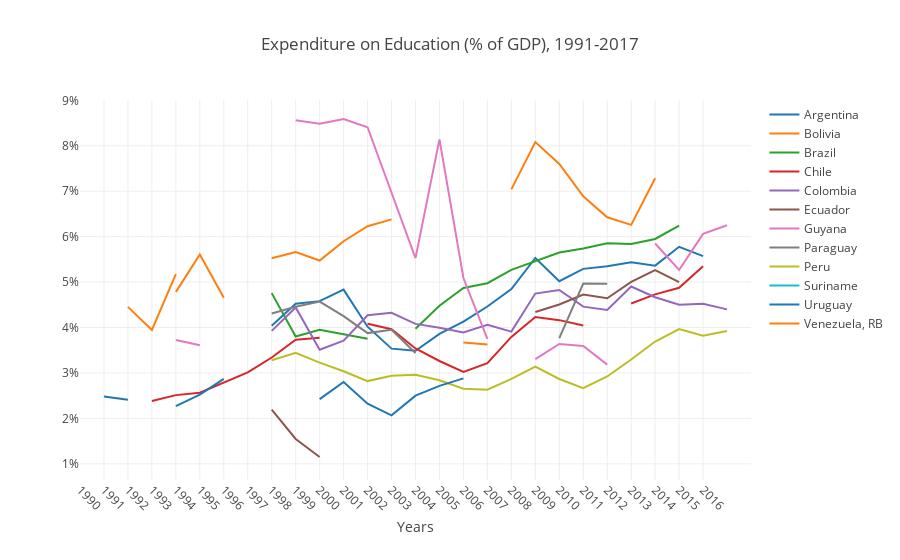

The cell this chart's notebook holds for it:
### Code cell


### Figure 1 — Plotly figure (JSON) as saved in the notebook; plotly's stock layout.template omitted (floating-point values rounded to 4 significant figures)
{"data": [{"mode": "lines", "name": "Argentina", "type": "scatter", "uid": "38624af6-46b3-4947-b3a3-6d5c0a123e0f", "x": ["1990", "1991", "1992", "1993", "1994", "1995", "1996", "1997", "1998", "1999", "2000", "2001", "2002", "2003", "2004", "2005", "2006", "2007", "2008", "2009", "2010", "2011", "2012", "2013", "2014", "2015", "2016", "2017", "2018"], "y": [1.067, null, null, null, null, null, 3.732, null, 4.04, 4.522, 4.58, 4.834, 4.017, 3.535, 3.487, 3.86, 4.128, 4.463, 4.844, 5.531, 5.02, 5.291, 5.346, 5.437, 5.361, 5.776, 5.572, null, null]}, {"mode": "lines", "name": "Bolivia", "type": "scatter", "uid": "a352e4d8-33df-445b-a9d0-80b9cab2509e", "x": ["1990", "1991", "1992", "1993", "1994", "1995", "1996", "1997", "1998", "1999", "2000", "2001", "2002", "2003", "2004", "2005", "2006", "2007", "2008", "2009", "2010", "2011", "2012", "2013", "2014", "2015", "2016", "2017", "2018"], "y": [null, null, null, null, 4.784, 5.608, 4.657, null, 5.523, 5.659, 5.473, 5.899, 6.23, 6.379, null, null, 6.314, null, 7.04, 8.081, 7.6, 6.888, 6.425, 6.258, 7.285, null, null, null, null]}, {"mode": "lines", "name": "Brazil", "type": "scatter", "uid": "652eb022-6419-4a4c-ba46-72a959d1e82e", "x": ["1990", "1991", "1992", "1993", "1994", "1995", "1996", "1997", "1998", "1999", "2000", "2001", "2002", "2003", "2004", "2005", "2006", "2007", "2008", "2009", "2010", "2011", "2012", "2013", "2014", "2015", "2016", "2017", "2018"], "y": [null, null, null, null, null, 4.568, null, null, 4.757, 3.801, 3.949, 3.845, 3.75, null, 3.974, 4.479, 4.871, 4.974, 5.269, 5.464, 5.649, 5.737, 5.855, 5.839, 5.948, 6.241, null, null, null]}, {"mode": "lines", "name": "Chile", "type": "scatter", "uid": "17daef3d-6304-4e58-82ec-1c6883152630", "x": ["1990", "1991", "1992", "1993", "1994", "1995", "1996", "1997", "1998", "1999", "2000", "2001", "2002", "2003", "2004", "2005", "2006", "2007", "2008", "2009", "2010", "2011", "2012", "2013", "2014", "2015", "2016", "2017", "2018"], "y": [2.25, null, null, 2.384, 2.512, 2.565, 2.796, 3.012, 3.34, 3.729, 3.776, null, 4.081, 3.963, 3.538, 3.263, 3.022, 3.214, 3.792, 4.231, 4.162, 4.045, null, 4.529, 4.73, 4.874, 5.351, null, null]}, {"mode": "lines", "name": "Colombia", "type": "scatter", "uid": "da9371c5-2fa0-4f66-8d97-a6f926de483f", "x": ["1990", "1991", "1992", "1993", "1994", "1995", "1996", "1997", "1998", "1999", "2000", "2001", "2002", "2003", "2004", "2005", "2006", "2007", "2008", "2009", "2010", "2011", "2012", "2013", "2014", "2015", "2016", "2017", "2018"], "y": [null, null, null, null, null, null, null, null, 3.926, 4.441, 3.511, 3.709, 4.268, 4.325, 4.079, 3.995, 3.893, 4.059, 3.91, 4.747, 4.826, 4.46, 4.385, 4.903, 4.665, 4.5, 4.521, 4.4, null]}, {"mode": "lines", "name": "Ecuador", "type": "scatter", "uid": "b3f3ed41-e8d0-43df-8132-bea2effdd4ef", "x": ["1990", "1991", "1992", "1993", "1994", "1995", "1996", "1997", "1998", "1999", "2000", "2001", "2002", "2003", "2004", "2005", "2006", "2007", "2008", "2009", "2010", "2011", "2012", "2013", "2014", "2015", "2016", "2017", "2018"], "y": [null, null, null, null, null, 1.998, null, null, 2.195, 1.547, 1.151, null, null, null, null, null, null, null, null, 4.342, 4.507, 4.727, 4.643, 5.005, 5.261, 4.999, null, null, null]}, {"mode": "lines", "name": "Guyana", "type": "scatter", "uid": "f6d0fa07-2fb9-4b8e-9cea-ed91127102ac", "x": ["1990", "1991", "1992", "1993", "1994", "1995", "1996", "1997", "1998", "1999", "2000", "2001", "2002", "2003", "2004", "2005", "2006", "2007", "2008", "2009", "2010", "2011", "2012", "2013", "2014", "2015", "2016", "2017", "2018"], "y": [null, null, null, null, 3.724, 3.609, null, null, null, 8.561, 8.484, 8.589, 8.408, 6.967, 5.526, 8.14, 5.089, 3.752, null, 3.303, 3.639, 3.592, 3.182, null, 5.849, 5.266, 6.061, 6.251, null]}, {"mode": "lines", "name": "Paraguay", "type": "scatter", "uid": "3def3ae2-051a-42d5-881f-aba451282c21", "x": ["1990", "1991", "1992", "1993", "1994", "1995", "1996", "1997", "1998", "1999", "2000", "2001", "2002", "2003", "2004", "2005", "2006", "2007", "2008", "2009", "2010", "2011", "2012", "2013", "2014", "2015", "2016", "2017", "2018"], "y": [1.062, null, null, null, null, null, null, null, 4.308, 4.455, 4.571, 4.25, 3.877, 3.949, 3.438, null, null, 3.546, null, null, 3.768, 4.966, 4.963, null, null, null, 4.52, null, null]}, {"mode": "lines", "name": "Peru", "type": "scatter", "uid": "e85d6f8a-ce96-4b41-a32a-7caa2669c529", "x": ["1990", "1991", "1992", "1993", "1994", "1995", "1996", "1997", "1998", "1999", "2000", "2001", "2002", "2003", "2004", "2005", "2006", "2007", "2008", "2009", "2010", "2011", "2012", "2013", "2014", "2015", "2016", "2017", "2018"], "y": [null, null, null, null, null, null, 3.119, null, 3.278, 3.441, 3.228, 3.037, 2.821, 2.938, 2.958, 2.839, 2.653, 2.629, 2.868, 3.14, 2.867, 2.664, 2.923, 3.297, 3.691, 3.967, 3.818, 3.924, null]}, {"mode": "lines", "name": "Suriname", "type": "scatter", "uid": "0ecec62c-ff89-4112-8f29-3886155d4a95", "x": ["1990", "1991", "1992", "1993", "1994", "1995", "1996", "1997", "1998", "1999", "2000", "2001", "2002", "2003", "2004", "2005", "2006", "2007", "2008", "2009", "2010", "2011", "2012", "2013", "2014", "2015", "2016", "2017", "2018"], "y": [null, null, null, null, null, null, null, null, null, null, null, null, null, null, null, null, null, null, null, null, null, null, null, null, null, null, null, null, null]}, {"mode": "lines", "name": "Uruguay", "type": "scatter", "uid": "d837a1b7-cdd5-4ba4-8680-b0109a1192c9", "x": ["1990", "1991", "1992", "1993", "1994", "1995", "1996", "1997", "1998", "1999", "2000", "2001", "2002", "2003", "2004", "2005", "2006", "2007", "2008", "2009", "2010", "2011", "2012", "2013", "2014", "2015", "2016", "2017", "2018"], "y": [null, 2.479, 2.412, null, 2.272, 2.521, 2.87, null, 2.243, null, 2.423, 2.801, 2.322, 2.068, 2.5, 2.715, 2.88, null, null, null, null, 4.355, null, null, null, null, null, null, null]}, {"mode": "lines", "name": "Venezuela, RB", "type": "scatter", "uid": "67767847-f71c-4dd8-899f-2fc05aa00292", "x": ["1990", "1991", "1992", "1993", "1994", "1995", "1996", "1997", "1998", "1999", "2000", "2001", "2002", "2003", "2004", "2005", "2006", "2007", "2008", "2009", "2010", "2011", "2012", "2013", "2014", "2015", "2016", "2017", "2018"], "y": [2.528, null, 4.455, 3.945, 5.173, null, null, null, null, null, null, null, null, null, null, null, 3.669, 3.627, null, 6.875, null, null, null, null, null, null, null, null, null]}], "layout": {"title": {"text": "Expenditure on Education (% of GDP), 1991-2017"}, "xaxis": {"tickangle": 45, "tickmode": "array", "tickvals": [1990, 1991, 1992, 1993, 1994, 1995, 1996, 1997, 1998, 1999, 2000, 2001, 2002, 2003, 2004, 2005, 2006, 2007, 2008, 2009, 2010, 2011, 2012, 2013, 2014, 2015, 2016], "title": {"text": "Years"}}, "yaxis": {"autorange": true, "ticksuffix": "%"}}}
